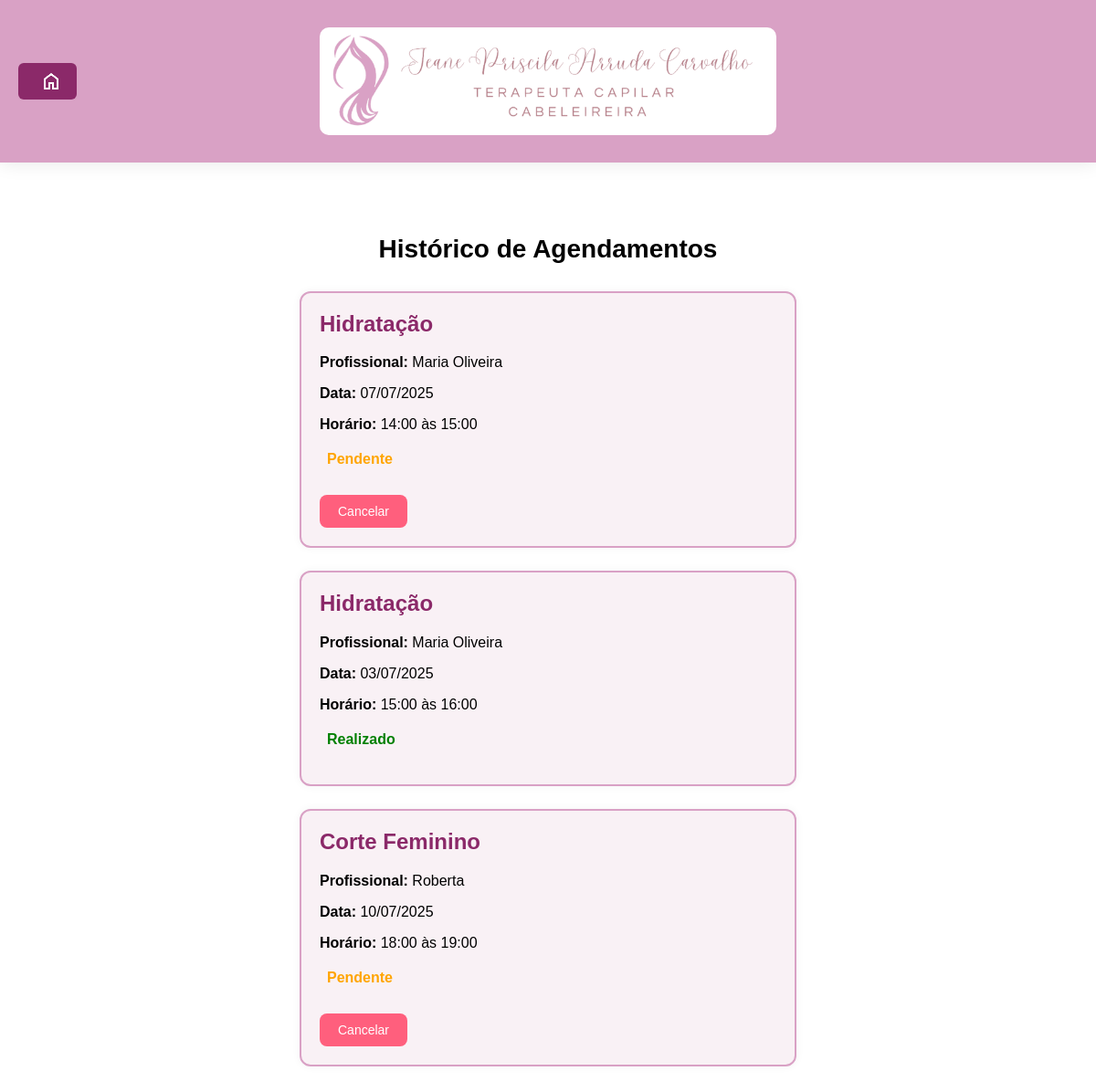
Before: /historico (signed in) with the older database file.
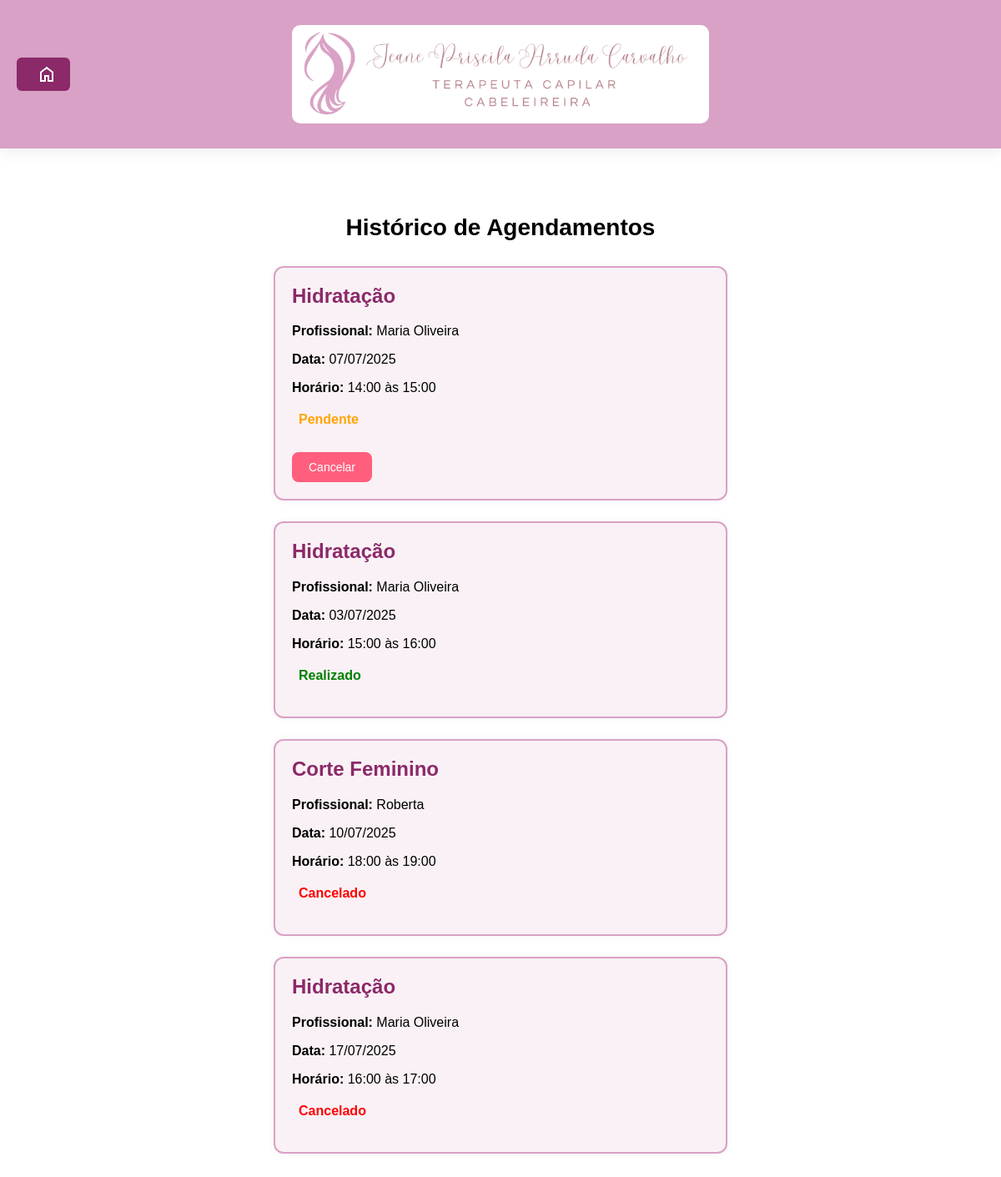
After: the same page with the newer database file.
### backend/models.py (models this page shows, shortened)
class Agendamento(db.Model):
    __tablename__ = 'agendamentos'
    idAgendamento = db.Column(db.Integer, primary_key=True)
    idCliente = db.Column(db.Integer, db.ForeignKey('clientes.idCliente'), nullable=False)
    idProfissionalServico = db.Column(db.Integer, db.ForeignKey('profissional_servicos.idProfissionalServico'), nullable=False)
    data = db.Column(db.Date, nullable=False)
    horaInicio = db.Column(db.Time, nullable=False)
    horaFim = db.Column(db.Time, nullable=False)
    status = db.Column(db.String(20), default='pendente')
    cliente = db.relationship('Cliente', back_populates='agendamentos')
    profissional_servico = db.relationship('ProfissionalServico', back_populates='agendamentos')

class Servico(db.Model):
    __tablename__ = 'servicos'
    idServico = db.Column(db.Integer, primary_key=True)
    nome = db.Column(db.String(100), nullable=False)
    descricao = db.Column(db.Text, nullable=True)
    preco = db.Column(db.Numeric(10, 2), nullable=False)
    duracao = db.Column(db.Integer, nullable=False)
    profissional_servicos = db.relationship('ProfissionalServico', back_populates='servico', lazy=True)

class Profissional(UserMixin, db.Model):
    __tablename__ = 'profissionais'
    idProfissional = db.Column(db.Integer, primary_key=True)
    nome = db.Column(db.String(100), nullable=False)
    telefone = db.Column(db.String(20), nullable=False)
    email = db.Column(db.String(120), unique=True, nullable=False)
    senha_hash = db.Column(db.String(256), nullable=False)
    servicos = db.relationship('ProfissionalServico', back_populates='profissional', lazy=True)
    agendas = db.relationship('Agenda', back_populates='profissional', lazy=True)

### backend/views.py (the view)
@app.route('/historico')
@login_required
def historico():
    if not isinstance(current_user._get_current_object(), Cliente):
        flash('Acesso restrito a clientes.', 'error')
        return redirect(url_for('login'))
    agendamentos = Agendamento.query.filter_by(idCliente=current_user.idCliente).all()
    return render_template('historico.html', agendamentos=agendamentos)

### backend/views.py (called while the page is built)
@login_manager.user_loader
def load_user(user_id):
    if user_id.startswith('admin-'):
        admin_id = user_id.split('-')[1]
        return Administrador.query.get(admin_id)
    elif user_id.startswith('prof-'):
        prof_id = user_id.split('-')[1]
        return Profissional.query.get(prof_id)
    elif user_id.startswith('cliente-'):
        cliente_id = user_id.split('-')[1]
        return Cliente.query.get(cliente_id)
    return None

### templates/historico.html (shortened to what this page needs)
<!DOCTYPE html>
<html lang="pt-br">
<head>
  <link rel="stylesheet" href="/static/css/style-historico.css" />
  <link rel="stylesheet" href="/static/css/style-btnInicio.css" />
</head>
<body>
  <header>
    <div class="logo">
      <img src="/static/img/LogoSalao2.png" width="500px" alt="Logo do Salão" />
    </div>
    <a class="btn-inicio" href="{{ url_for('cliente_inicio') }}">
       <img src="/static/img/home.png" alt="Página Inicial">
    </a>
  </header>
  <main>
    <h1>Histórico de Agendamentos</h1>
    <div class="agendamentos">
      {% if agendamentos %}
        {% for agendamento in agendamentos %}
          <div class="agendamento">
            <h2>{{ agendamento.profissional_servico.servico.nome }}</h2>
            <p><strong>Profissional:</strong> {{ agendamento.profissional_servico.profissional.nome }}</p>
            <p><strong>Data:</strong> {{ agendamento.data.strftime('%d/%m/%Y') }}</p>
            <p><strong>Horário:</strong> {{ agendamento.horaInicio.strftime('%H:%M') }} às {{ agendamento.horaFim.strftime('%H:%M') }}</p>
            <p class="status {{ agendamento.status|lower }}">{{ agendamento.status.capitalize() }}</p>
            {% if agendamento.status.lower() == 'pendente' %}
              <form method="POST" action="{{ url_for('cancelar_agendamento', agendamento_id=agendamento.idAgendamento) }}">
                <button type="submit" class="cancelar">Cancelar</button>
              </form>
            {% endif %}
          </div>
        {% endfor %}
      {% else %}
        <p>Você ainda não possui agendamentos.</p>
      {% endif %}
    </div>
  </main>
</body>
</html>

### static/css/style-historico.css (style rules this page uses)
html { font-family: Arial, Helvetica, sans-serif; }
body { margin: 0; padding-bottom: 100px; }
header { background-color: #d9a1c5; box-shadow: 0 0 20px rgba(0, 0, 0, 0.1); position: fixed; width: 100%; top: 0; padding: 10px 0; z-index: 1; }
.logo img { border-radius: 10px; margin: auto; display: block; }
main { padding-top: 60px; text-align: center; }
h1 { font-size: 28px; margin-bottom: 30px; }
.agendamentos { display: flex; flex-direction: column; gap: 25px; align-items: center; padding: 0 20px; }
.agendamento { background-color: #f9f1f5; border: 2px solid #d9a1c5; border-radius: 12px; padding: 20px; width: 80%; max-width: 500px; text-align: left; box-shadow: 0 0 10px rgba(0,0,0,0.05); }
.agendamento h2 { margin-top: 0; color: #8b2969; }
.status { font-weight: bold; padding: 4px 8px; border-radius: 6px; }
.status.realizado { color: green; }
.status.pendente { color: orange; }
.status.cancelado { color: red; }
.cancelar { background-color: #ff5f7d; color: white; border: none; padding: 10px 20px; margin-top: 10px; border-radius: 8px; cursor: pointer; font-size: 14px; }

### static/css/style-btnInicio.css (style rules this page uses)
header { position: relative; padding: 30px 0; display: flex; justify-content: center; align-items: center; }
.btn-inicio { position: absolute; left: 20px; top: 50%; transform: translateY(-50%); text-decoration: none; background-color: #8b2969; color: white; padding: 8px 16px; border-radius: 6px; font-weight: bold; display: inline-flex; align-items: center; gap: 8px; transition: background 0.3s; }

Changed rows visible on the page:
changed Agendamento "Corte Feminino": status "Pendente" → "Cancelado"; no longer shows "Cancelar"
added Agendamento: profissional_servico.servico.nome "Hidratação", profissional_servico.profissional.nome "Maria Oliveira", data "17/07/2025", horaInicio "16:00", horaFim "17:00", status "Cancelado"
